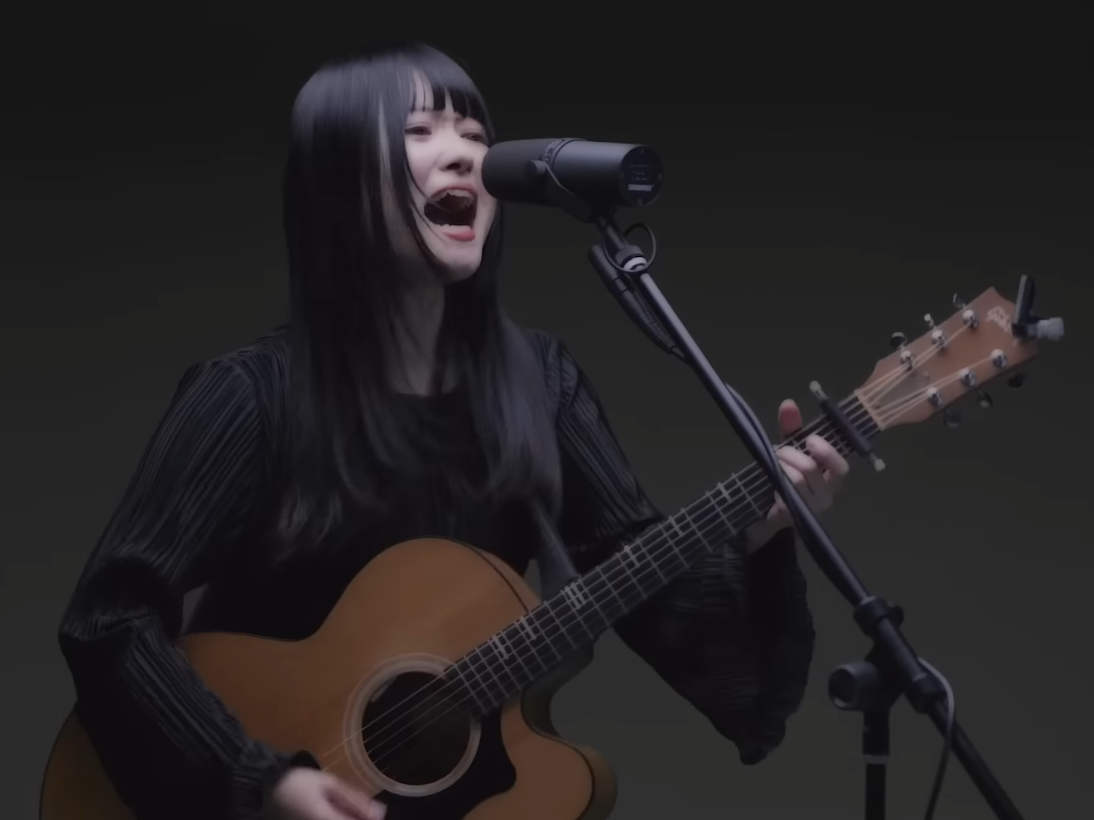
#> input picture upiko.png, 1094 x 820 px, found by its file name
$ python contours_20250522005258.py
#> lines starting #> are read from the running program, lines starting #| are printed output that depends on the picture
import matplotlib.pyplot as plt
from matplotlib.colors import hsv_to_rgb
import numpy as np
import time
from scipy.signal import fftconvolve

# image = plt.imread("justdisappear.png")     # taille (573, 640, 3)
# image = plt.imread("shinsei.png")
image = plt.imread("upiko.png")
#> image is the input picture: shape (820, 1094, 3) float32; mean R, G, B 0.144, 0.133, 0.138
# image = plt.imread("black_and_white.png")


image = image[::1, ::1, :]  # 5:taille (115, 128, 3), 4:taille (144, 160, 3)
image *= 255


class Filter:
    def __init__(self, center: np.ndarray, array: np.ndarray):
        self.center = center    # np.array([i,j])
        self.array = array
        self.shape = np.array((len(array), len(array[0])))

        # print("shape ",self.shape)

        self.right_range = self.shape - self.center

        self.left_range = self.shape - self.right_range
        # [16 lines of commented-out code are left out]

def black_and_white(img_):
    # Convert to grayscale using luminance formula (better than simple mean)
    grayscale = np.dot(img_[..., :3], [0.2989, 0.5870, 0.1140])

    # Stack the grayscale values into 3 channels
    return np.stack((grayscale,)*3, axis=-1).astype(img_.dtype)


# [16 lines left out: function convolution, not called in this run]


def convolution(img_: np.ndarray, filter: 'Filter'):
    if img_.ndim != 3 or img_.shape[2] != 3:
        raise ValueError("format : HxWx3")

    # Extraction d'un seul canal (le vert par défaut)
    # img_gray = img_[:, :, 1].astype(np.float32)

    # Application convolution FFT
    convolved = fftconvolve(img_[:, :, 0], filter.array, mode='same')

    # Valeur absolue et normalisation
    # convolved = np.abs(convolved)
    # convolved = np.clip(convolved, 0, 255).astype(img_.dtype)

    # Reconstruction des 3 canaux
    return np.stack((convolved,)*3, axis=-1)


# [21 lines left out: function get_magnitude, not called in this run]

def threshold(img, threshold):
    binary = np.where(img[:,:,0] > threshold, 255, 0)
    return np.stack((binary,)*3, axis=-1).astype(np.uint8)

def zero_threshold(img, threshold):
    binary = np.where(np.abs(img[:,:,0]) < threshold, 255, 0)
    return np.stack((binary,)*3, axis=-1).astype(np.uint8)

def combine_threshold(img1, img2):
    binary = np.where((img1[:,:,0] == img2[:,:,0]) & (img1[:,:,0] == 255), 255, 0)
    return np.stack((binary,)*3, axis=-1).astype(np.uint8)

def extrem_threshold(img, threshold):
    return np.where(img > threshold, 255, np.where(img < -threshold, -255, 0))


# [13 lines left out: function edge_detection_1, not called in this run]

def edge_detection_2(img):
    image_x = convolution(img, filterx)
    image_y = convolution(img, filtery)
    image_xy = convolution(img, filterxy)
    image_xx = convolution(img, filterxx)
    image_yy = convolution(img, filteryy)
    # magnitude = get_magnitude(image_x, image_y) + 1e-8 * np.ones(img.shape)

    img_ = (2*(image_x ** 2 * image_xx + 4 * image_x * image_y * image_xy + image_y ** 2 * image_yy))

    return  img_


# [23 lines left out: functions get_sign_color, plot, not called in this run]


## df/dx
filterx = Filter(
    np.array([0,1]),
    np.array([
        [1,-1]
        ])
)

## df/dy
filtery = Filter(
    np.array([1,0]),
    np.array([
        [1],
        [-1]
        ])
)

## d2fdxdy
filterxy = Filter(
    np.array([0,1]),
    np.array([
        [-1,1],
        [1,-1]
        ])
)

## d2fdxdy
filterxx = Filter(
    np.array([0,1]),
    np.array([
        [1,-2,1]
        ])
)

## d2fdxdy
filteryy = Filter(
    np.array([1,0]),
    np.array([
        [1],
        [-2],
        [1]
        ])
)

laplacian_filter = Filter(
    np.array([1,1]),
    np.array([
        [1,1,1],
        [1,-8,1],
        [1,1,1]
        ])
)


filtermean = Filter(
    np.array([1,1]),
    (1/9)*np.array([
        [1,1,1],
        [1,1,1],
        [1,1,1]
        ])
)

gaussian_filter_3x3 = Filter(
    np.array([1,1]),
    (1/16)*np.array([
        [1,2,1],
        [2,4,2],
        [1,2,1]
        ])
)


plot_count = 1
multiplot = True
# multiplot = False

if multiplot:
    columns = 2
    rows = 2
    fig = plt.figure(figsize=(rows, columns))


## black and white image
# start_time = time.time()
image = black_and_white(image)
#> in black_and_white, `grayscale = np.dot(img_[..., :3], [0.2989, 0.5870, 0.1140])`:
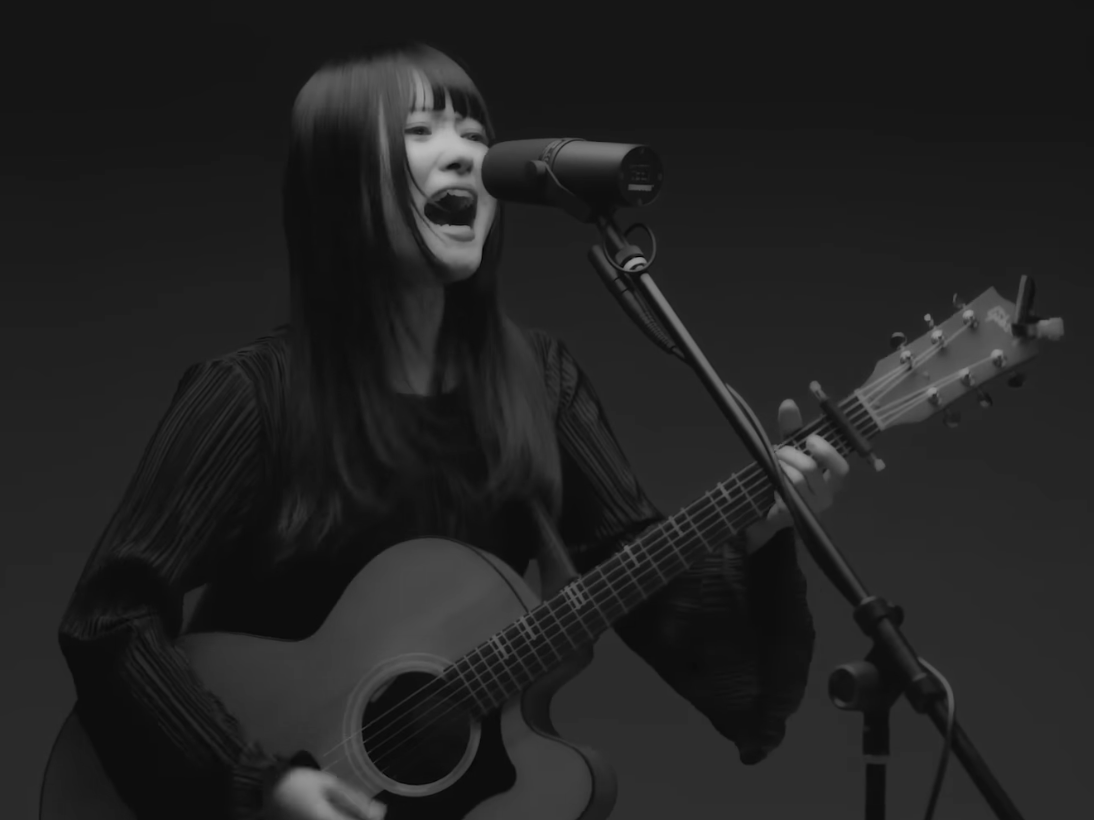
#> grayscale: shape (820, 1094) float64; min 1.14, max 189.3, mean 34.9


# [36 lines of commented-out code are left out]

image1 = edge_detection_2(image)
#> in convolution (call 2), `convolved = fftconvolve(img_[:, :, 0], filter.array, mode='same')`:
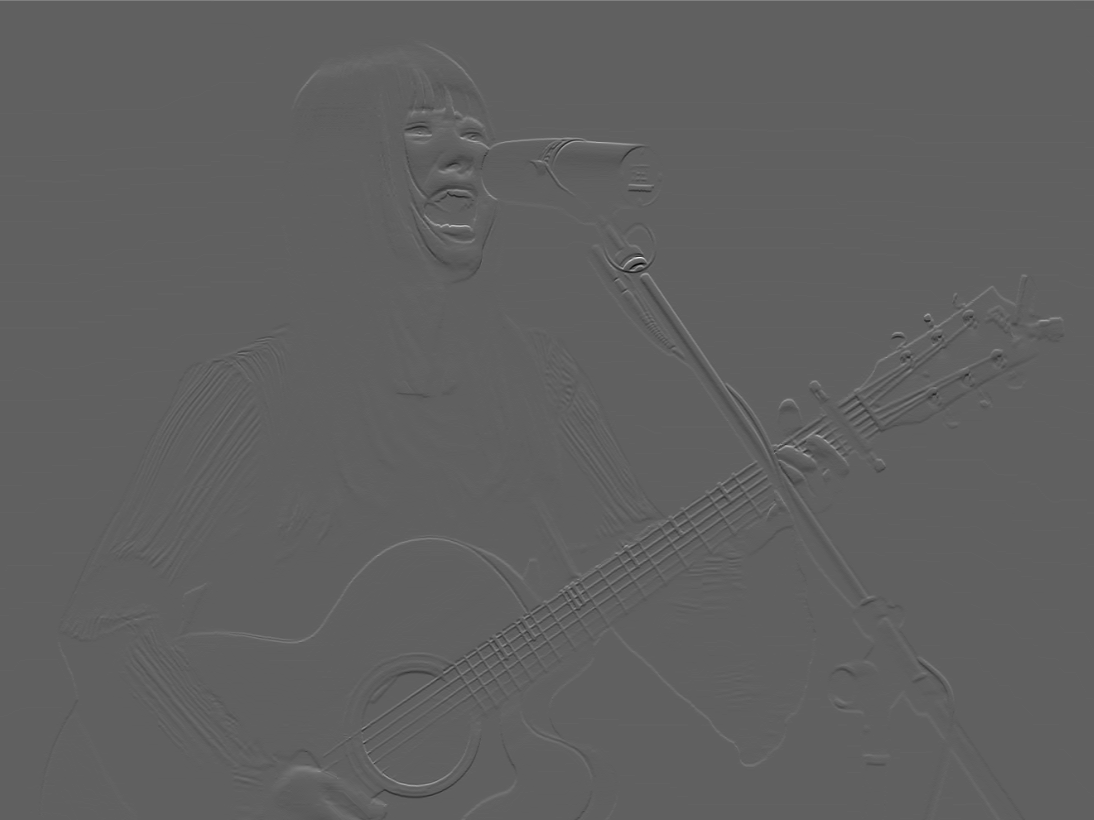
#> convolved: shape (820, 1094) float64; min -68.88, max 112.5, mean 0.1; drawn with min black and max white
#> in convolution (call 3), `convolved = fftconvolve(img_[:, :, 0], filter.array, mode='same')`:
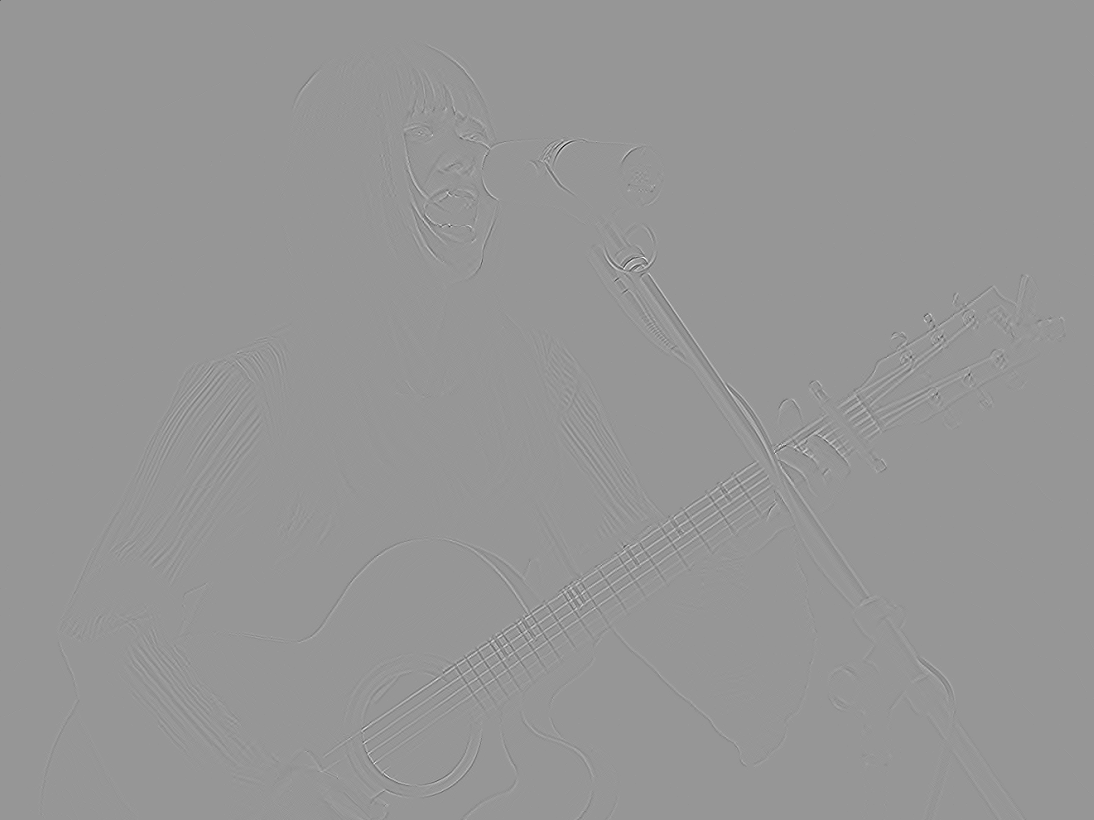
#> convolved: shape (820, 1094) float64; min -59.41, max 41.18, mean 0; drawn with min black and max white
# image1 = convolution(image, laplacian_filter)
# image1 = zero_threshold(image1, .03)

image1 = extrem_threshold(image1, 15)
#> in extrem_threshold, `return np.where(img > threshold, 255, np.where(img < -threshold, -255,..`:
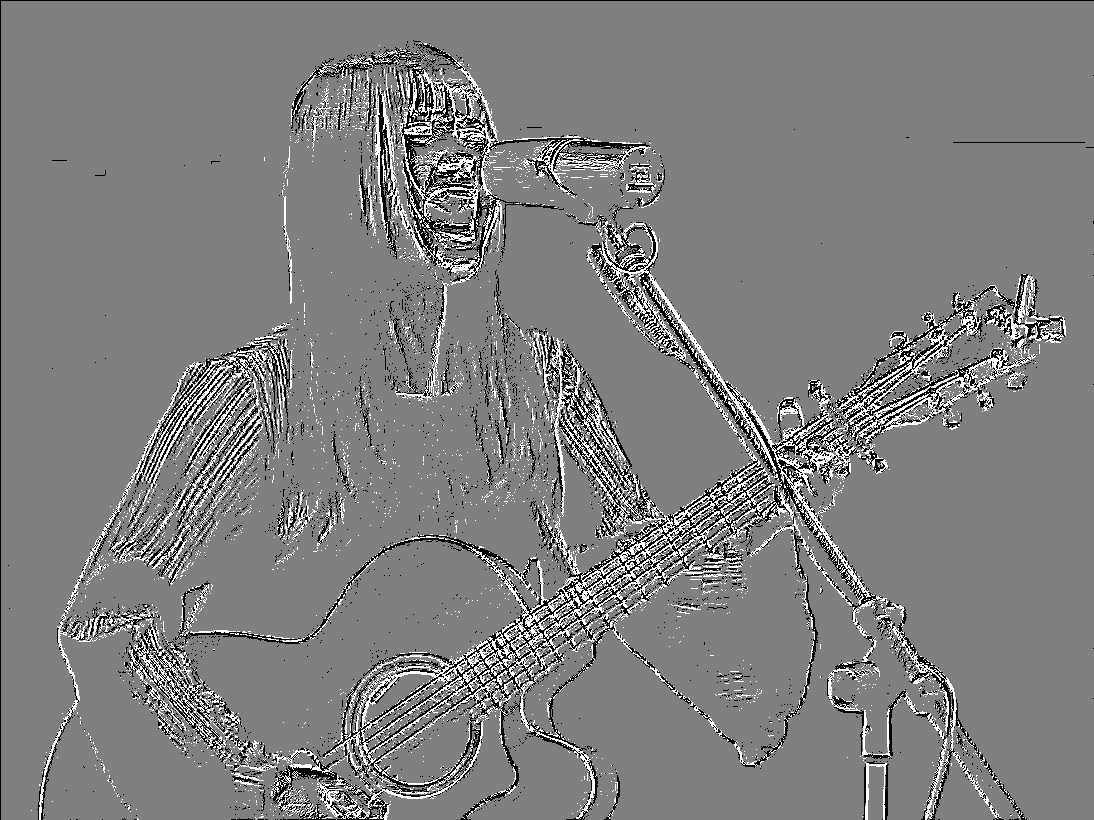
#> returned value: shape (820, 1094, 3) int64; min -255, max 255, mean -1.4; drawn with min black and max white
# image1 = get_sign_color(image1)


# Détection des positions de changement
changes = np.diff(np.sign(image1)) != 0
print(changes.shape, image1.shape)
#| (820, 1094, 2) (820, 1094, 3)
# Marquer le pixel avant ET après chaque changement
image1 = np.zeros_like(image1, dtype=np.uint8)
#> (the run stopped early here; a loop or call above may not have finished)
